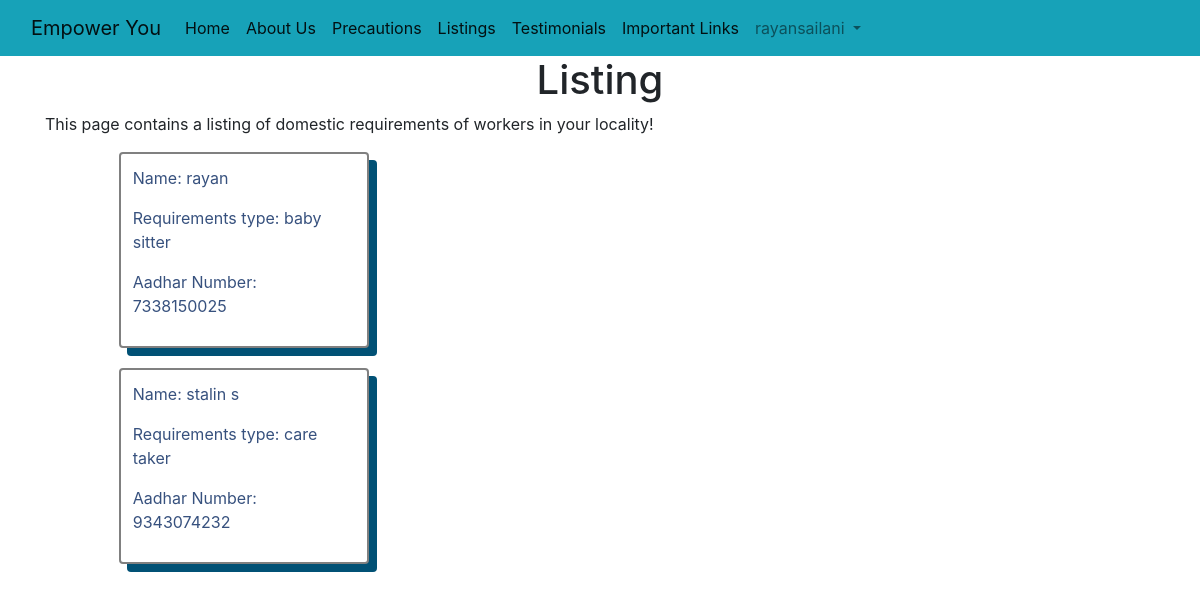
The page /listings (signed in) on the database its author committed.
### employment/models.py (models this page shows)
class Listing(models.Model):
    name = models.CharField(max_length=35)
    requirement = models.CharField(max_length=100)
    phonenumber = models.CharField(max_length=10)
    author = models.ForeignKey(User, on_delete=models.CASCADE, default=None)

### codefury/views.py (the view)
# urls.py: path('listings', views.listing, name="listing"),
def listing(request):
    listings = Listing.objects.all()
    context = {
        'listings': listings,
    }
    return render(request, 'listing.html', context)

### templates/listing.html
{% extends 'base.html' %}
{% block content %}
<div style="text-align: center;">
    <h1>Listing</h1>
</div>
<p class="container">This page contains a listing of domestic requirements of workers in your locality!</p>
{% for listing in listings %}
<div class="event-container animated bounce">
    <div class="event">
        <p>Name: {{listing.name}}</p>
        <p>Requirements type: {{listing.requirement}} </p>
        <p>Aadhar Number: {{listing.phonenumber}}</p>
    </div>
</div>
{% endfor %}
{% endblock %}

### templates/base.html (shortened to what this page needs)
{% load static %}
<!DOCTYPE html>
<html lang="en">
<head>
  <link rel="stylesheet" href="https://cdn.jsdelivr.net/npm/bootstrap@4.5.3/dist/css/bootstrap.min.css"
 />
  <link rel="stylesheet" href="https://use.fontawesome.com/releases/v5.15.1/css/all.css"
>
  <link rel="stylesheet" href="{% static 'css/style.css' %}">
</head>
<body>
  <nav class="navbar navbar-expand-lg navbar-light bg-info ">
    <div class="container-fluid">
      <a class="navbar-brand" href="{% url 'home' %}">Empower You</a>
      <div class="collapse navbar-collapse" id="navbarSupportedContent">
        <ul class="navbar-nav mr-auto mb-2 mb-lg-0">
          <li class="nav-item">
            <a class="nav-link active" aria-current="page" href="{% url 'home' %}">Home</a>
          </li>
          <li class="nav-item">
            <a class="nav-link active" aria-current="page" href="#aboutus">About Us</a>
          </li>
          <li class="nav-item">
            <a class="nav-link active" aria-current="page" href="#prec">Precautions</a>
          </li>
          <li class="nav-item">
            <a class="nav-link active" aria-current="page" href="{% url 'listing' %}">Listings</a>
          </li>
          <li class="nav-item">
            <a class="nav-link active" aria-current="page" href="#testimonials">Testimonials</a>
          </li>
          <li class="nav-item">
            <a class="nav-link active" aria-current="page" href="#il">Important Links</a>
          </li>
          <li class="nav-item dropdown" style="overflow: visible;">
            <a class="nav-link dropdown-toggle" href="#" id="navbarDropdown" role="button" data-toggle="dropdown"
              aria-expanded="false">
              {% if user.is_authenticated %}
              {{request.user.username}}
              {% else %}
              Accounts
              {% endif %}
            </a>
          </li>
        </ul>
      </div>
    </div>
  </nav>
  {% block content %} {% endblock content %}
  <link href="https://unpkg.com/aos@2.3.1/dist/aos.css" rel="stylesheet">
</body>
</html>

### assets/css/style.css (style rules this page uses)
*, *::before, *::after { box-sizing: border-box; }
body { overflow-x: hidden; margin:0; padding:0; }
:root { --fw-reg: 300; --fw-bold: 900; --clr-light: #fff; --clr-dark: #303030; --fs-h1: 3rem; --fs-h2: 2.25rem; --fs-h3: 1.25rem; --fs-body: 1rem; --bs: 0.25em 0.25em 0.75em rgba(0,0,0,.25), 0.125em 0.125em 0.25em rgba(0,0,0,.15); }
@media (min-width: 800px) { :root { --fs-h1: 4.5rem; --fs-h2: 3.75rem; --fs-h3: 1.5rem; --fs-body: 1.125rem; } }
html { scroll-behavior: smooth; overflow-x: hidden; }
.event-container { padding: auto; display: grid; grid-template-columns: auto auto auto auto; }
.event { width: 250px; background-color: white; color: rgba(55, 81, 126, 1); margin: auto; margin-bottom: 20px; padding: 12px; border: 2px solid grey; border-radius: 4px; box-shadow: 8px 8px 0px 0px #015175; }

### rows shown on the page
Listing: name "rayan", requirement "baby sitter", phonenumber "7338150025"
Listing: name "stalin s", requirement "care taker", phonenumber "9343074232"

### other values the page prints
{{ request.user.username }} "rayansailani"
